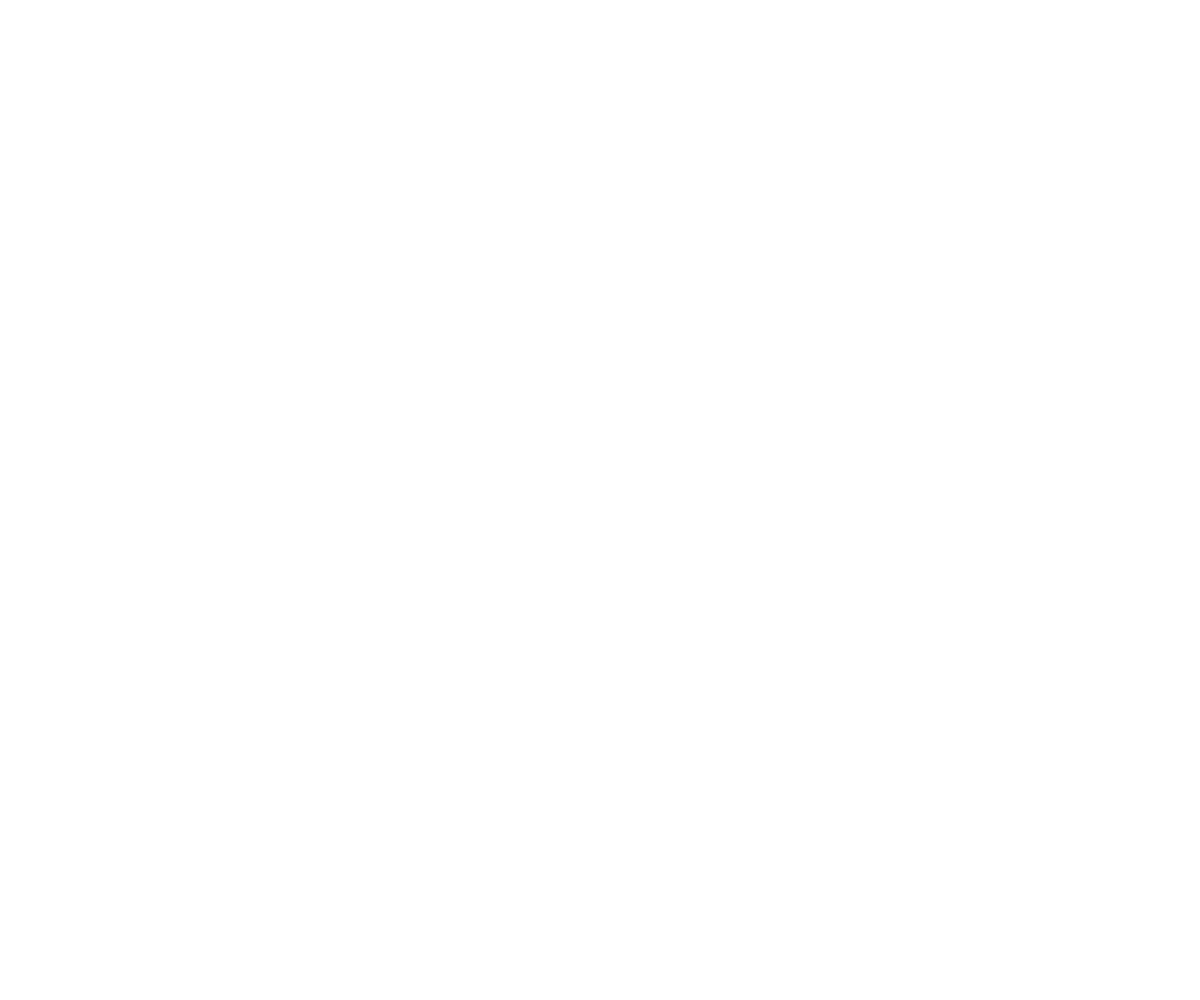
Frame 1 (no input)
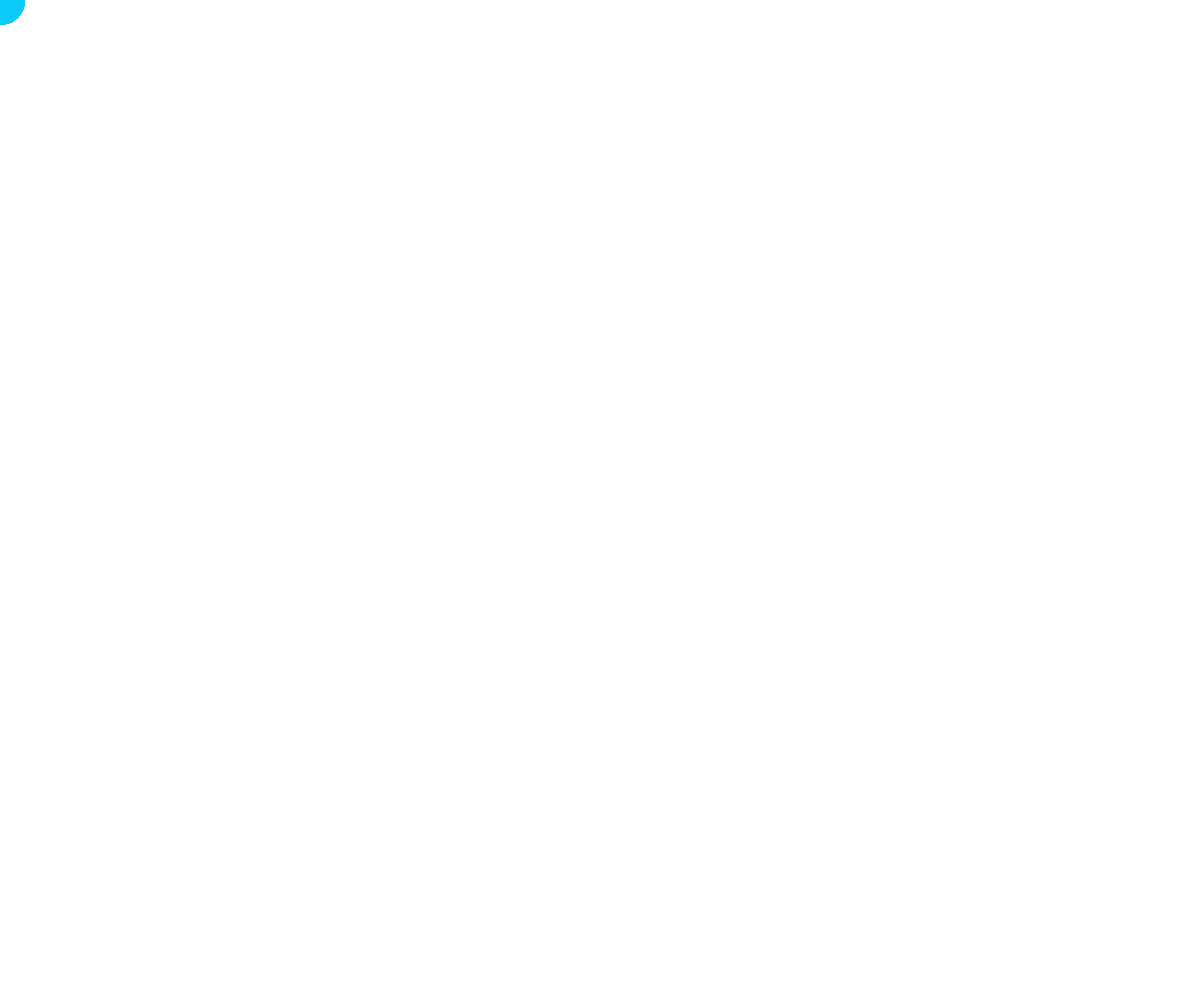
Frame 60 (no input)
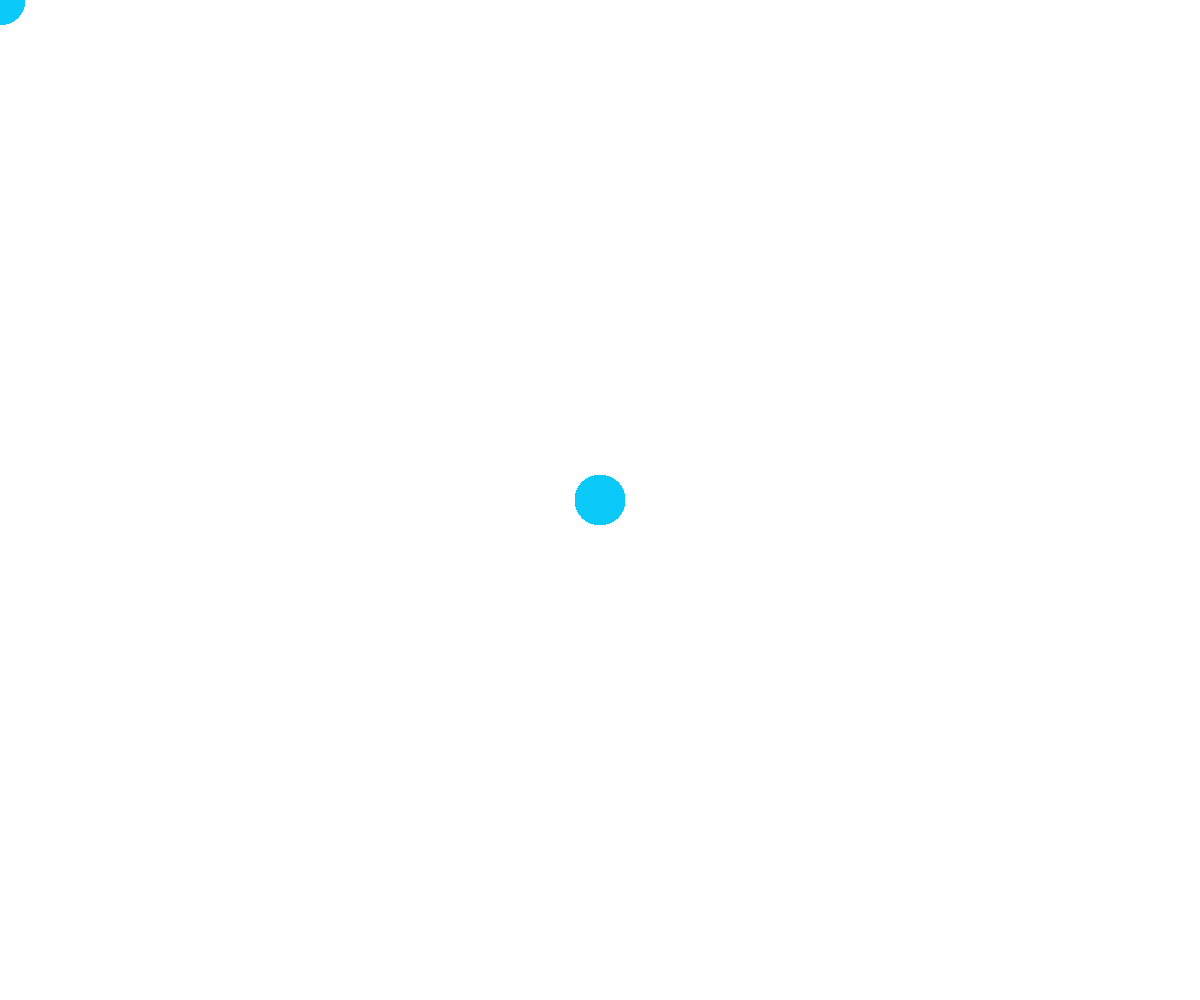
Frame 120 (the mouse pressed at the canvas centre since frame 60)

The p5.js sketch that drew these frames (run headless with seeded random() and noise() and a simulated clock; from frame 60 on, the mouse is pressed at the canvas centre):

// p5.js sketch
// ── sketch.js
// Object Intro
// Noah Flynn
// March 4th, 2018


let ball = {
  x: 200,
  y: 300,
  radius: 50,
};

let currentColor = 0;

let scrollColours = [
  [1, 2, 3, 4, 5, 6]
];


function setup() {
  createCanvas(windowWidth, windowHeight);
  background(255);
  noCursor();
}

function draw() {
  noStroke();
  ball.x = mouseX;
  ball.y = mouseY;
  ellipse(ball.x, ball.y, ball.radius, ball.radius);
  mousePressed() === 0, fill(0);
  mousePressed() === 1, fill(11, 201, 249);

  // fill(random(255), random(255), random(255));
}

function mousePressed() {
  currentColor += 1;
}
